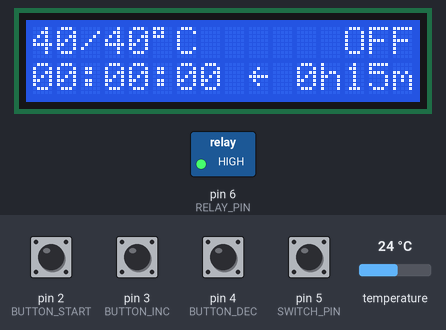
Recording of a sketch running on a simulated Arduino Uno, built with avr-gcc and run on an emulated ATmega328P. Parts: 16×2 character LCD, switched loads named in the sketch (green lamp = pin HIGH). Inputs (shaded band) come from the test bench; at power-on: pin 2 (BUTTON_START), pin 3 (BUTTON_INC), pin 4 (BUTTON_DEC), pin 5 (SWITCH_PIN) HIGH, temperature 24 °C.

Above: at 1.2 s.
1.3 s: pin 2 (BUTTON_START) pulled LOW for 0.15 s
At 2.8 s:
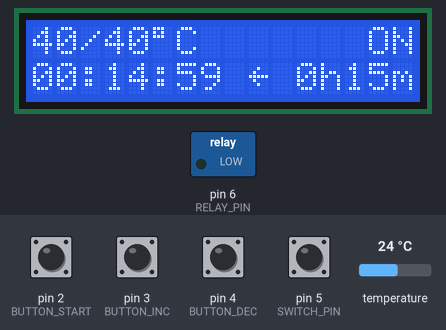
4.5 s: temperature set to 40.2 °C
At 6.8 s:
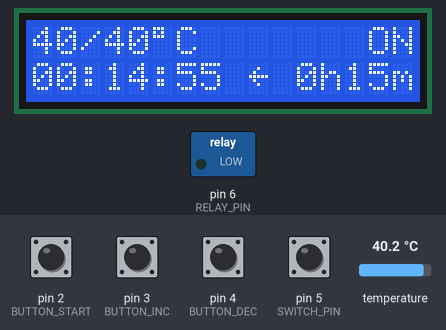
7.5 s: temperature set to 41.5 °C
At 12.8 s:
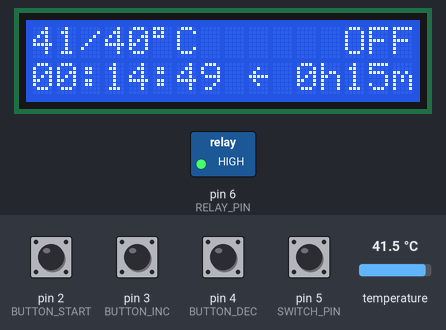
13.0 s: pin 3 (BUTTON_INC) pulled LOW for 0.15 s
At 13.8 s:
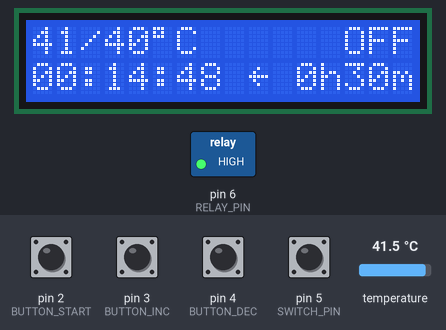
14.6 s: pin 4 (BUTTON_DEC) pulled LOW for 0.15 s
At 15.8 s:
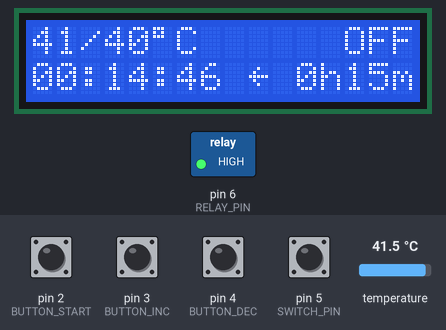
16.2 s: pin 2 (BUTTON_START) pulled LOW for 1 s
At 17.1 s:
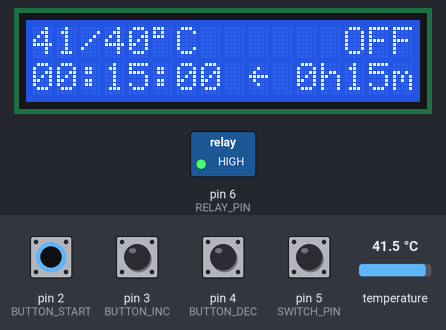
Timing chart, 0 to 19.2 s (numbered marks = the images above; inputs shaded):
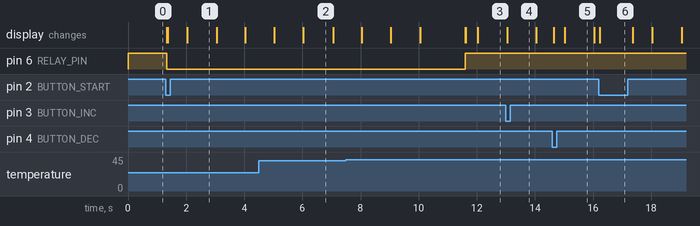

Measured:
- the behaviour switches between 40.9 and 41 °C on temperature (found by bisection; images 2 and 3)
- after the input at 1.3 s, pin 6 (RELAY_PIN): HIGH → LOW at once; the display: first changes at once (image 1 shows a later state)
- after the input at 7.5 s, pin 6 (RELAY_PIN): LOW → HIGH after 4.1 s; the display: first differs from a run without the input after 4.1 s (image 3 shows a later state)
- what the display in image 2 shows lasts 1.1 s, from 6.0 s to 7.1 s

The sketch:

termo-timer.ino
```cpp
#include <LiquidCrystal_I2C.h>
#include <OneWire.h>
#include <DallasTemperature.h>

// Pin definitions
const int ONE_WIRE_BUS = A0;
const int SWITCH_PIN = 5;
const int RELAY_PIN = 6;
const int BUTTON_INC = 3;
const int BUTTON_DEC = 4;
const int BUTTON_START = 2;

// Constants
const int READ_TEMP_INTERVAL = 5;
const int TIME_STEP = 15 * 60;
const int MAX_TIME = 12 * 60 * 60;
const int MIN_TIME = 15 * 60;
const int TEMP_STEP = 5;
const int MAX_TEMP = 120;
const int MIN_TEMP = 40;
const int DEBOUNCE_DELAY = 200;
const int LCD_COLS = 16;
const int LCD_ROWS = 2;
const int LCD_ADDR = 0x27;

// Mode definitions
enum Mode {
  TEMP_MODE = LOW,
  TIME_MODE = HIGH
};

// Libraries
LiquidCrystal_I2C lcd(LCD_ADDR, LCD_COLS, LCD_ROWS);
OneWire oneWire(ONE_WIRE_BUS);
DallasTemperature sensors(&oneWire);

// Variables
Mode mode = TIME_MODE;
unsigned long countdownTime = MIN_TIME;
unsigned long initialCountdownTime = countdownTime;
unsigned long remainingTime = 0;
unsigned long startTime;
bool timerRunning = false;
int targetTemp = MIN_TEMP;
int currentTemp = MIN_TEMP;

void setup() {
  pinMode(SWITCH_PIN, INPUT_PULLUP);
  pinMode(RELAY_PIN, OUTPUT);
  pinMode(BUTTON_INC, INPUT_PULLUP);
  pinMode(BUTTON_DEC, INPUT_PULLUP);
  pinMode(BUTTON_START, INPUT_PULLUP);
  digitalWrite(RELAY_PIN, HIGH);

  lcd.init();
  lcd.backlight();
  sensors.begin();
}

void loop() {
  readTemperature();
  handleModeSwitch();
  handleButtons();
  updateRemainingTime();
  updateLCD();
  controlRelay();
}

void updateRemainingTime() {
  if (timerRunning) {
    remainingTime = initialCountdownTime - (millis() / 1000 - startTime);
    if (remainingTime <= 0) {
      timerRunning = false;
      remainingTime = 0;
    }
  }
}

void readTemperature() {
  static unsigned long lastTempReadTime = 0;
  if (millis() - lastTempReadTime > READ_TEMP_INTERVAL * 1000) {
    sensors.requestTemperatures();
    currentTemp = (int)sensors.getTempCByIndex(0);
    lastTempReadTime = millis();
  }
}

void handleModeSwitch() {
  mode = (Mode)digitalRead(SWITCH_PIN);
}

void handleButtons() {
  if (buttonPressed(BUTTON_INC)) handleButtonInc();
  if (buttonPressed(BUTTON_DEC)) handleButtonDec();
  if (buttonPressed(BUTTON_START)) handleButtonStart();
}

void handleButtonInc() {
  if (mode == TIME_MODE) {
    countdownTime = min(MAX_TIME, countdownTime + TIME_STEP);
  }
  else {
    targetTemp = min(MAX_TEMP, targetTemp + TEMP_STEP);
  }
}

void handleButtonDec() {
  if (mode == TIME_MODE) {
    countdownTime = max(MIN_TIME, countdownTime - TIME_STEP);
  }
  else {
    targetTemp = max(MIN_TEMP, targetTemp - TEMP_STEP);
  }
}

void handleButtonStart() {
  initialCountdownTime = countdownTime;
  startTime = millis() / 1000;
  timerRunning = true;
  remainingTime = initialCountdownTime;
}

void updateLCD() {
  displayTemperature();
  displayRemainingTime();
  displayCountdownTime();
  displayHeaterStatus();
}

void displayTemperature() {
  lcd.setCursor(0, 0);
  lcd.print(currentTemp);
  lcd.print('/');
  lcd.print(targetTemp);
  lcd.write(0b11011111);
  lcd.print("C  ");
}

void displayRemainingTime() {
  lcd.setCursor(0, 1);
  if (timerRunning) {
    const int remainingHours = remainingTime / 3600;
    const int remainingMinutes = (remainingTime % 3600) / 60;
    const int remainingSeconds = remainingTime % 60;
    lcd.print(formatTime(remainingHours));
    lcd.print(':');
    lcd.print(formatTime(remainingMinutes));
    lcd.print(':');
    lcd.print(formatTime(remainingSeconds));
  }
  else {
    lcd.print("00:00:00");
  }
}

void displayCountdownTime() {
  lcd.setCursor(9, 1);
  lcd.write(0b01111111);
  const int hours = countdownTime / 3600;
  const int minutes = (countdownTime % 3600) / 60;
  if (hours < 10) lcd.print(' ');
  lcd.print(hours);
  lcd.print('h');
  lcd.print(formatTime(minutes));
  lcd.print('m');
}

void displayHeaterStatus() {
  lcd.setCursor(13, 0);
  lcd.print(digitalRead(RELAY_PIN) == LOW ? " ON " : "OFF");
}

String formatTime(int timeValue) {
  if (timeValue < 10) return "0" + String(timeValue);
  return String(timeValue);
}

void controlRelay() {
  bool tempCondition = currentTemp <= targetTemp;
  digitalWrite(RELAY_PIN, tempCondition && timerRunning ? LOW : HIGH);
}

bool buttonPressed(int pin) {
  static unsigned long lastDebounceTime = 0;
  if (digitalRead(pin) == LOW && (millis() - lastDebounceTime) > DEBOUNCE_DELAY) {
    lastDebounceTime = millis();
    return true;
  }
  return false;
}
```
